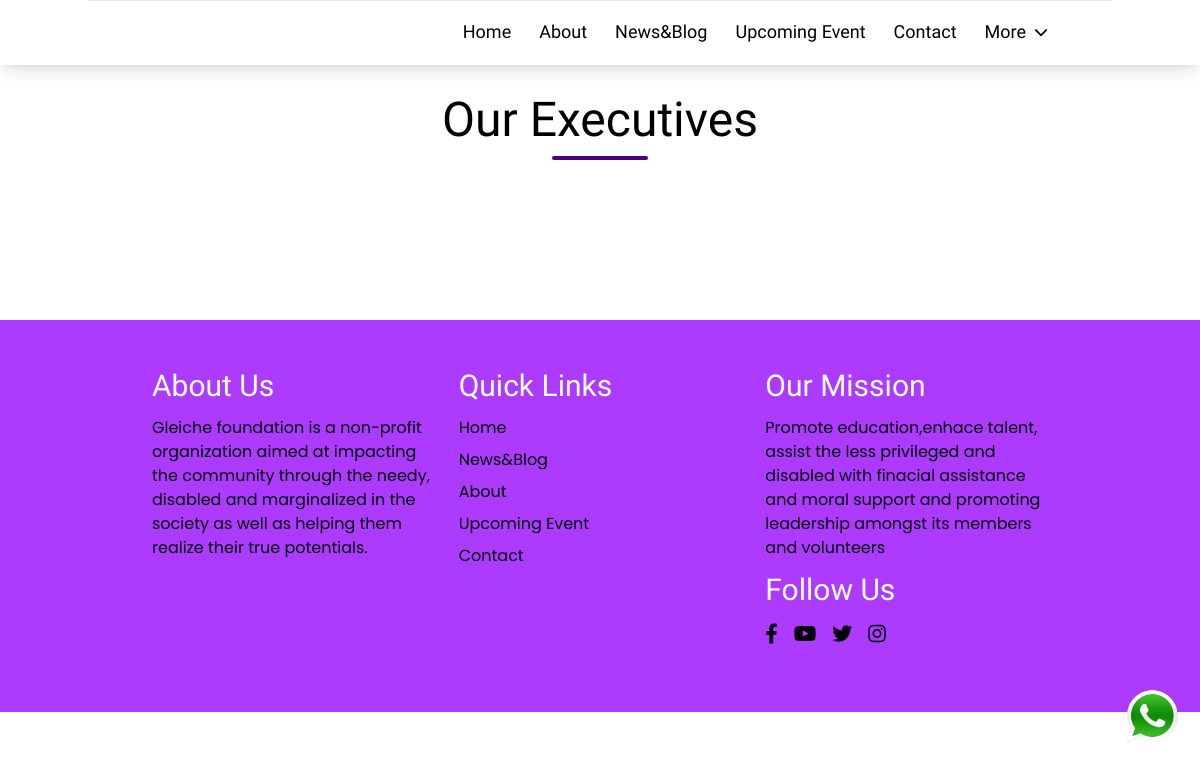
Page /executives/ on the earlier database version.
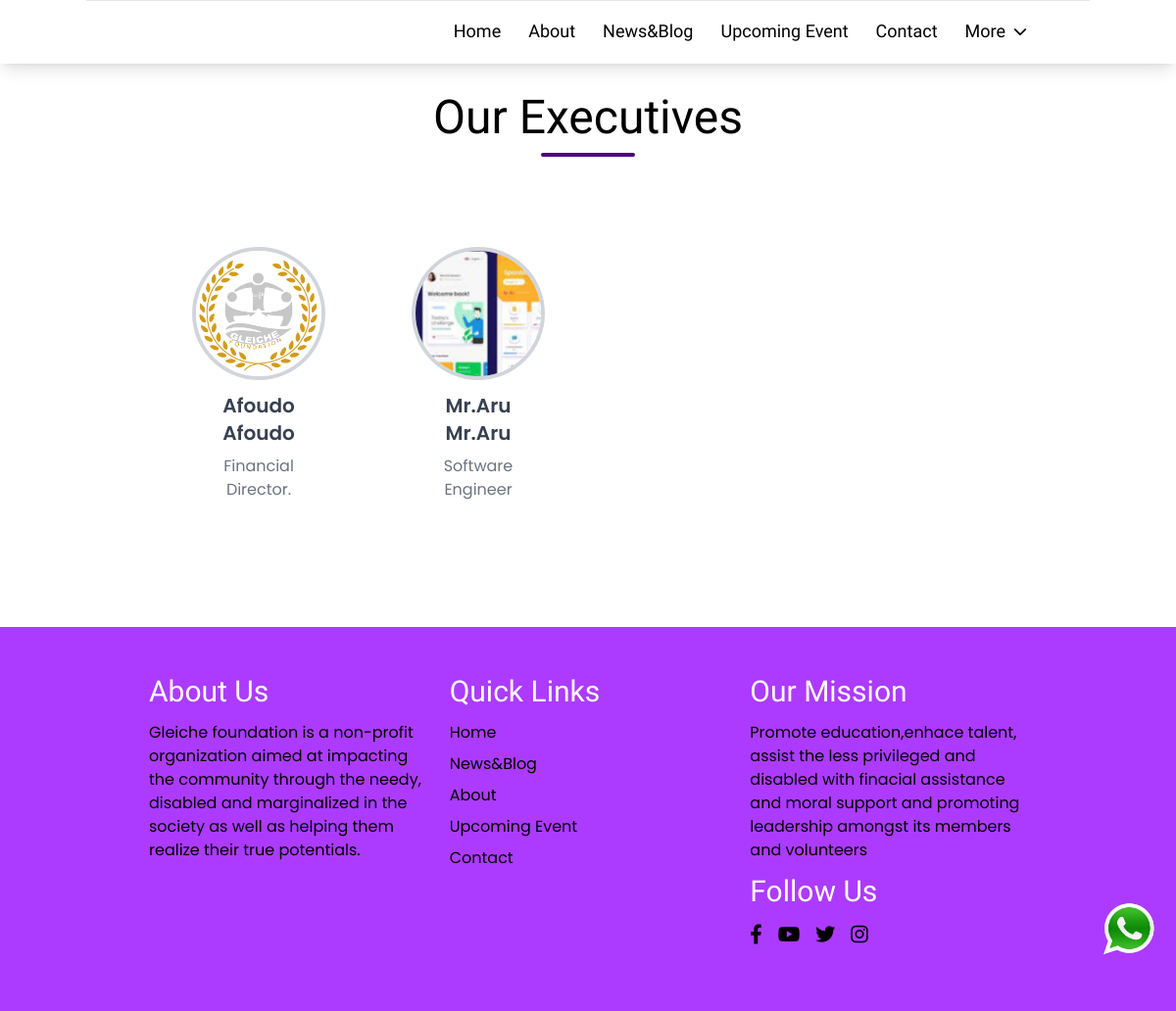
Same page on the later database version.
### backend/models.py (models this page shows, shortened)
class Executive(models.Model):
    image = models.ImageField(upload_to=executives_upload_to_dir, default=default_gleiche_logo, blank=True)
    firstname = models.CharField(max_length=200, null=False)
    lastname = models.CharField(max_length=200, null=False)
    position = models.CharField(max_length=200, null=False)
    publish = models.BooleanField(default=False)
    date_created = models.DateTimeField(auto_now_add=True)
    info = models.TextField()
    def fullName(self):
        return f"{self.firstname} {self.lastname}"

### frontend/views.py (the view)
# urls.py: path('executives/', views.executives, name="system_executives"),
def executives(request):
    executives = Executive.objects.filter(publish=1)
    paginator = Paginator(executives, 3)
    page_number = request.GET.get('page')
    paged_exeutive_objs = paginator.get_page(page_number)
    data = {
        'executives':paged_exeutive_objs
    }
    return render(request, "frontend/executives.html", data)

### frontend/templates/frontend/executives.html (shortened to what this page needs)
{% extends 'frontend/main.html' %}
{% load static %}
{% block content %}
<div class="container py-6 md:py-12 flex flex-col gap-4">
    <div class="flex flex-col items-center gap-3">
        <span class="font-patrick-hand text-3xl md:text-4xl lg:text-5xl">Our Executives</span>
        <div class="w-24 h-1 bg-primary rounded-md"></div>
    </div>
    <div class="py-12">
        <div class="w-full flex flex-wrap">
            {% for item in executives %}
            <div class="w-6/12 md:w-4/12 lg:w-3/12 px-0 lg:px-3">
                <div
                    class="flex flex-col items-center p-8 transition-colors duration-200 transform cursor-pointer group hover:bg-secondary rounded-xl">
                    <img class="object-cover w-24 h-24 md:w-32 md:h-32 rounded-full ring-4 ring-gray-300 group-hover:ring-primary"
                        src="/static/images{{item.image.url}}"
                        alt="">
                    <h1
                        class="mt-4 text-lg md:text-xl font-semibold text-gray-700 capitalize dark:text-white group-hover:text-white text-center">
                        {{item.fullName}}</h1>
                    <p
                        class="mt-2 text-sm md:text-base text-gray-500 capitalize dark:text-gray-300 group-hover:text-primary text-center">
                        {{item.position}}</p>
                </div>
            </div>
            {% endfor %}
        </div>
    </div>
</div>
{% endblock %}

Differences in the rows shown:
added Executive: image (placeholder picture), fullName "Afoudo Afoudo", position "Financial Director."
added Executive: image (picture), fullName "Mr.Aru Mr.Aru", position "Software Engineer"
